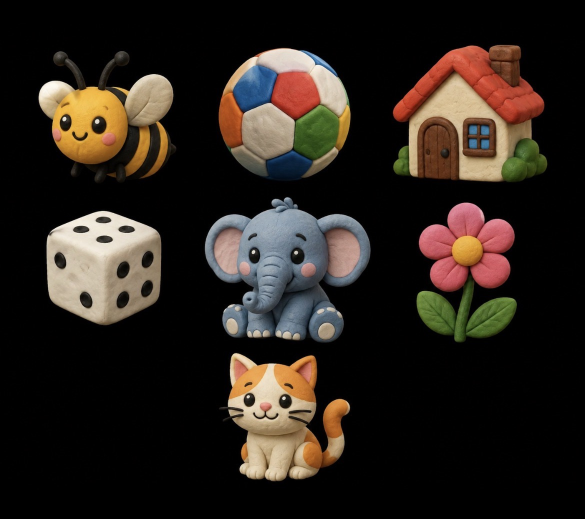
#> input picture _trem/IMG_3156.jpeg, 1170 x 1038 px (shown at 1/2 size)
$ python recortar_do_branco.py ../_trem/IMG_3156.jpeg
#> lines starting #> are read from the running program, lines starting #| are printed output that depends on the picture; after the words box and inside, x2 and y2 are one past the last pixel; in counts of white or black regions, pixels touching at a corner belong together
# -*- coding: utf-8 -*-
u"""
============================================================
 TIRAR O FUNDO BRANCO DA FIGURA COLHIDA — sem morder o bicho

 ⭐ PEDIDO DO MARCOS (17/set/2026): *"acho legal elas serem sem fundo nas
    atividades"*, logo depois de escolher colher as figuras da internet
    (*"procure na internet, nada de imagem gerada por IA"*).

 ⚠️⚠️ ESTE ARQUIVO EXISTE POR CAUSA DE UM DEFEITO QUE CHEGOU NA CRIANCA. O
    recortador antigo tirava fundo por LIMIAR — "pixel parecido com o fundo sai"
    — e por isso comeu o cabelo preto da vaca e o corpo cinza do rato, que sao
    escuros como o fundo preto em que elas foram geradas. O Marcos viu:
    *"na atividade a letra que muda tudo as imagens faltam pedacos, exemplo da
    vaca, rato"*.

 ⭐ A REGRA QUE NAO REPETE O ERRO, e vale para fundo de qualquer cor:
    **fundo nao e "o que parece com o fundo" — e o que parece com o fundo E SE
    ALCANCA A PARTIR DA BORDA DO QUADRO.** Enchente, nunca limiar. A mancha
    branca no meio de uma vaca malhada nao se alcanca de fora, entao fica.

 ⚠️ O PERIGO PROPRIO DO FUNDO BRANCO (e por isso o limiar e apertado, 245):
    bicho claro sobre fundo claro. Se a figura nao tiver contorno escuro, a
    enchente vaza para dentro da barriga da vaca e come metade dela. O
    `--olhar` grava um contato ANTES/DEPOIS justamente para isso ser visto, e
    o relatorio avisa quando o recorte tirou mais de 70% do quadro (sinal de
    vazamento) ou menos de 5% (sinal de que nao havia fundo branco).

 ⚠️ E O QUE NAO SE FAZ AQUI: inventar pixel. So se decide QUAIS pixels sao
    figura. Nenhuma cor nova entra.

 Uso:
   python3 _padrao/recortar_do_branco.py <arquivo|pasta> [--escrever] [--dest X]
 Sem `--escrever` ele so MEDE. Codigos: 0 ok · 1 alguma falhou · 2 nao rodei
============================================================
"""
from __future__ import print_function

import os
import sys

BRANCO = 245           # min(R,G,B) a partir daqui o pixel e "branco de fundo"
MEIO = 200             # abaixo disto ja e figura cheia; entre os dois, rampa
BEIRADA = 2            # px de transicao suave


def _carrega():
    try:
        import numpy as np
        from PIL import Image
        from scipy import ndimage as nd
        return np, Image, nd
    except ImportError as e:                                     # noqa: BLE001
        print(u"nao consegui rodar: falta numpy/Pillow/scipy (%s)" % e)
        return None, None, None


def recorta(rgb, np, nd):
    u"""Devolve (alfa 0..255, aviso). Ver o cabecalho."""
    claro = rgb.min(axis=2) >= BRANCO
    lab, n = nd.label(claro)
    if not n:
        return None, u"nao achei fundo branco nenhum"
    borda = set(lab[0, :].tolist()) | set(lab[-1, :].tolist()) \
        | set(lab[:, 0].tolist()) | set(lab[:, -1].tolist())
    borda.discard(0)
    if not borda:
        return None, u"o branco nao encosta na borda: nao e fundo"
    fundo = np.isin(lab, sorted(borda))

    # ⭐ A BEIRADA EM RAMPA: no anti-serrilhado o pixel e mistura do bicho com o
    #   branco. Quanto mais escuro, mais bicho. So vale perto do fundo — longe
    #   dele isto apagaria as partes claras legitimas (a cara branca da vaca).
    lum = rgb.min(axis=2).astype(float)
    rampa = np.clip((BRANCO - lum) / float(BRANCO - MEIO), 0.0, 1.0)
    alfa = np.ones(lum.shape, dtype=float)
    perto = nd.binary_dilation(fundo, iterations=BEIRADA) & ~fundo
    alfa[perto] = rampa[perto]
    alfa[fundo] = 0.0

    tirado = float(fundo.mean())
    aviso = u""
    if tirado > 0.70:
        aviso = u"TIROU %.0f%% do quadro — pode ter vazado para dentro" % (tirado * 100)
    elif tirado < 0.05:
        aviso = u"tirou so %.0f%% — provavelmente nao tinha fundo branco" % (tirado * 100)
    return (alfa * 255).astype("uint8"), aviso


def uma(caminho, dest, escrever, np, Image, nd):
    im = Image.open(caminho).convert(u"RGB")
    rgb = np.array(im)
    alfa, aviso = recorta(rgb, np, nd)
    nome = os.path.basename(caminho)
    if alfa is None:
        print(u"   %-22s %s" % (nome, aviso))
        return 1
    print(u"   %-22s %dx%d  %s" % (nome, im.width, im.height, aviso or u"ok"))
    if not escrever:
        return 0
    saida = np.dstack([rgb, alfa])
    fora = os.path.join(dest, os.path.splitext(nome)[0] + u".png")
    if not os.path.isdir(dest):
        os.makedirs(dest)
    img = Image.fromarray(saida.astype("uint8"), u"RGBA")
    # ⚠️ APARAR O QUADRO: figura colhida vem com margem, e margem transparente
    #    faz a peca aparecer pequena dentro da caixa dela no app.
    bb = img.getbbox()
    if bb:
        img = img.crop(bb)
    img.save(fora, optimize=True)
    return 0


def main():
    np, Image, nd = _carrega()
    if np is None:
        return 2
    escrever = u"--escrever" in sys.argv
    dest = u"_novo/recortadas"
    if u"--dest" in sys.argv:
        dest = sys.argv[sys.argv.index(u"--dest") + 1]
    alvos = []
    pular = False
    for a in sys.argv[1:]:
        if pular:
            pular = False
            continue
        if a == u"--dest":
            pular = True
            continue
        if not a.startswith(u"--"):
            alvos.append(a)
    if not alvos:
        print(u"uso: python3 _padrao/recortar_do_branco.py <arquivo|pasta> "
              u"[--escrever] [--dest <pasta>]")
        return 2
    arquivos = []
    for a in alvos:
        if os.path.isdir(a):
            arquivos += [os.path.join(a, f) for f in sorted(os.listdir(a))
                         if f.lower().endswith((u".png", u".jpg", u".jpeg"))]
        else:
            arquivos.append(a)
    pior = 0
    for f in arquivos:
        try:
            pior = max(pior, uma(f, dest, escrever, np, Image, nd))
#> in uma, im is the input picture: PIL image 1170x1038 RGB; mean R, G, B 42.5, 34.8, 28.2
#> in recorta, `claro = rgb.min(axis=2) >= BRANCO`:
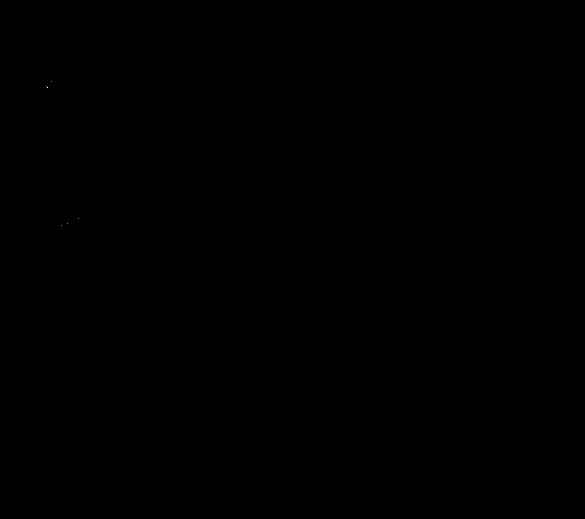
#> claro: shape (1038, 1170) bool (shown at 1/2 size); 0% white in thin lines or dots, all inside (x1, y1, x2, y2) = (93, 163, 158, 452)
#> in recorta, `lab, n = nd.label(claro)`: lab: shape (1038, 1170) int32; 8 distinct labels, from 0 to 7
#> in recorta, `lab, n = nd.label(claro)`: n = 7
#> in recorta, `borda = set(lab[0, :].tolist()) | set(lab[-1, :].tolist()) \ | set(lab..`: borda = 1 item
#|    IMG_3156.jpeg          o branco nao encosta na borda: nao e fundo
        except Exception as e:                                   # noqa: BLE001
            print(u"   %-22s ERRO: %s" % (os.path.basename(f), e))
            pior = 1
    return pior


if __name__ == u"__main__":
#> (the run stopped early here; a loop or call above may not have finished)

$ run again, on _trem/IMG_3162.jpeg
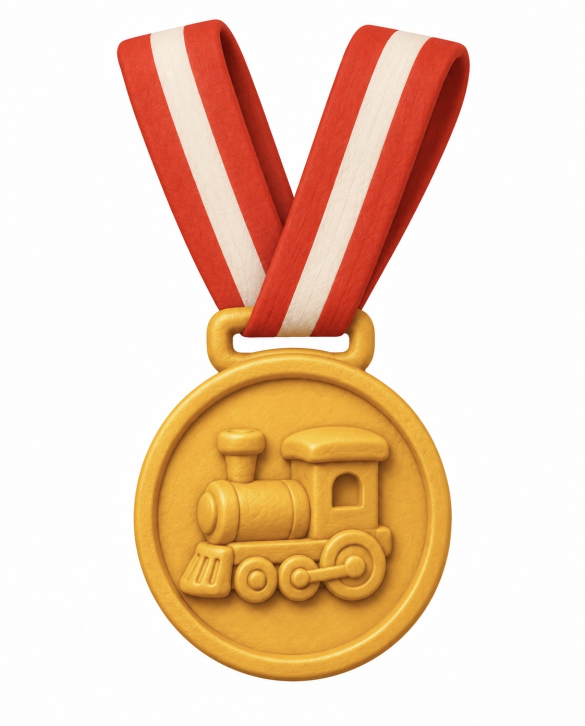
#> input picture _trem/IMG_3162.jpeg, 1170 x 1451 px (shown at 1/2 size)
#> in uma, im is the input picture: PIL image 1170x1451 RGB; mean R, G, B 238.5, 209.6, 186.9
#> claro: shape (1451, 1170) bool; 63% white; 64 black regions (63 under 20 px), largest, box (x1, y1, x2, y2) and area: (231, 37, 942, 1365) 627564
#> in recorta, `lab, n = nd.label(claro)`:
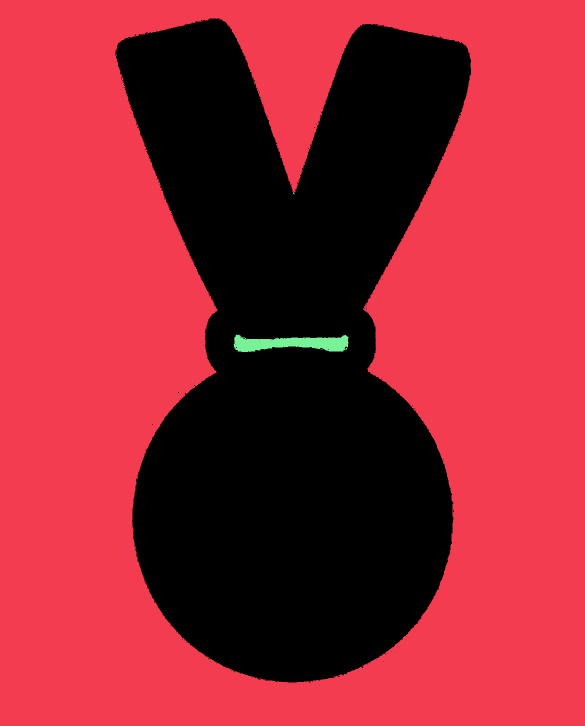
#> lab: shape (1451, 1170) int32 (shown at 1/2 size); 41 distinct labels, from 0 to 40; one colour per label, 0 black
#> n = 40
#> borda = 1 item
#> fundo: shape (1451, 1170) bool; 62.7% white; 59 black regions (58 under 20 px), largest, box (x1, y1, x2, y2) and area: (231, 37, 942, 1365) 632729
#> perto: shape (1451, 1170) bool; 0.5% white in thin lines or dots, all inside (x1, y1, x2, y2) = (231, 37, 942, 1365)
#> in recorta, `alfa[fundo] = 0.0`:
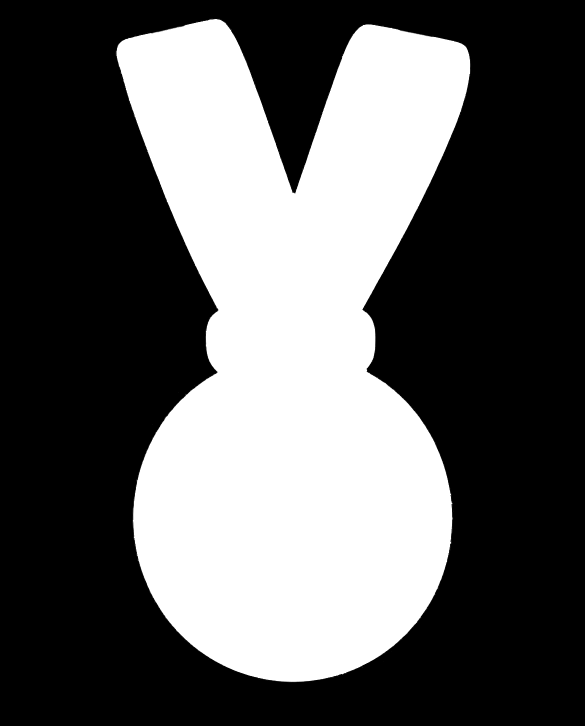
#> alfa: shape (1451, 1170) float64 (shown at 1/2 size); min 0, max 1, mean 0.37
#> tirado = 0.627
#> aviso = ''
#|    IMG_3162.jpeg          1170x1451  ok
